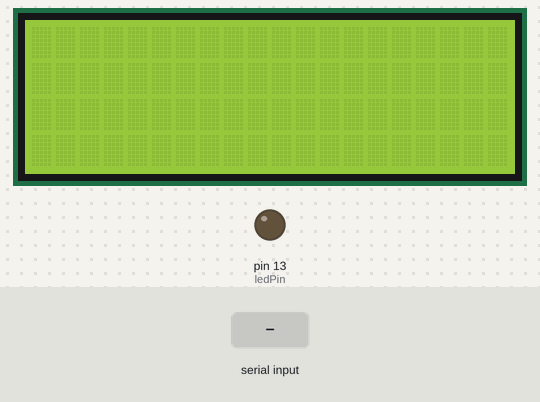
Recording of a sketch running on a simulated Arduino Uno, built with avr-gcc and run on an emulated ATmega328P. Shown: 20×4 character LCD, output pins drawn as LEDs (lit = HIGH). Inputs (shaded band) come from the test bench.

Above: at 2.7 s.
2.8 s: "1" received over Serial
4.3 s: "0" received over Serial
At 5.2 s:
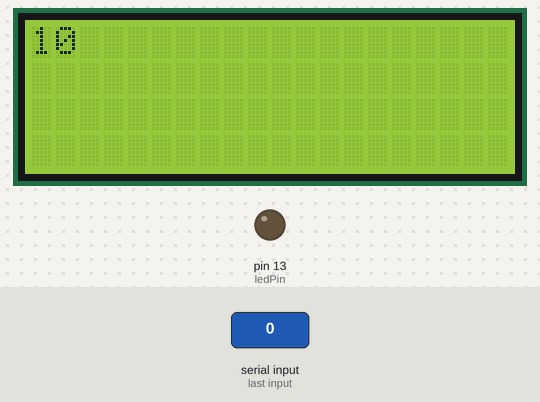
5.8 s: "2" received over Serial
Timing chart, 0 to 8.8 s (numbered marks = the images above; inputs shaded):
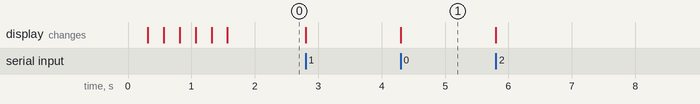

Measured:
- after the input at 4.3 s, the display: changes at once (image 1)

The sketch:

Xbee1.ino
```cpp
#include <Wire.h>  // Comes with Arduino IDE
#include <LiquidCrystal_I2C.h>


LiquidCrystal_I2C lcd(0x27, 2, 1, 0, 4, 5, 6, 7, 3, POSITIVE);  // Set the LCD I2C address
const int ledPin = 13; // the pin that the LED is attached to
int incomingByte;      // a variable to read incoming serial data into

void setup() {
  // initialize serial communication:
  Serial.begin(9600);
  // initialize the LED pin as an output:
  pinMode(ledPin, OUTPUT);
  lcd.begin(20,4);         // initialize the lcd for 20 chars 4 lines and turn on backlight
  for(int i = 0; i< 3; i++)
  {
    lcd.backlight();
    delay(250);
    lcd.noBacklight();
    delay(250);
  }
  lcd.backlight(); // finish with backlight on
}

void loop() {
  // see if there's incoming serial data:

  while (Serial.available() > 0) {
        // display each character to the LCD
        lcd.write(Serial.read());
  }


    // if it's a capital H (ASCII 72), turn on the LED:
    //if (incomingByte == 'H') {
      //digitalWrite(ledPin, HIGH);
    //}

    // if it's an L (ASCII 76) turn off the LED:
    //if (incomingByte == 'L') {
     // digitalWrite(ledPin, LOW);
    //}


}
```
